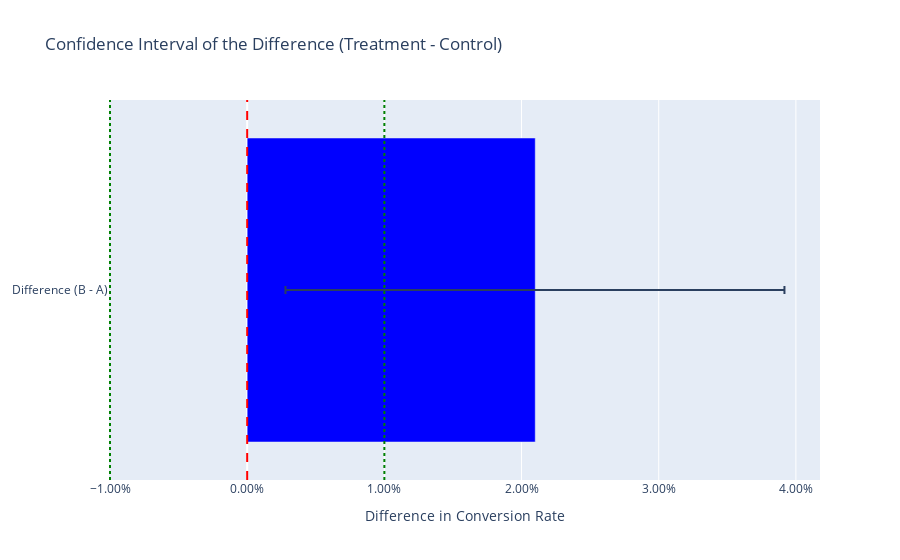

Notebook code for this chart:
### Markdown cell above
### Scenario 4: False Positive (By Chance)
- **Setup:** 10% control CVR. True lift is 0%. We run 100 tests and find one where p < 0.05 by luck.
- **Expected:** A **Type I Error (False Positive)**. This is what Alpha=0.05 means (5% of true negatives will look positive).

### Code cell
print("Running 100 simulations to find a False Positive...")
n = 2000 # Small sample size makes it more volatile
found_fp = False
for i in range(100):
    c_a, n_a = utils.generate_synthetic_data(n, 0.10)
    c_b, n_b = utils.generate_synthetic_data(n, 0.10)
    
    test_results = tester.proportion_z_test(c_a, n_a, c_b, n_b)
    
    if test_results['is_significant']:
        print(f"Found False Positive on run {i+1}!")
        run_and_print_analysis("4. False Positive (Type I Error)", n_a, n_b, c_a, c_b, mde_abs=0.01)
        found_fp = True
        break

if not found_fp:
    print("Did not find a false positive in 100 runs. This is also normal!")

### Figure 1 — Plotly figure (JSON) as saved in the notebook; plotly's stock layout.template omitted (floating-point values rounded to 4 significant figures)
{"data": [{"error_x": {"array": [0.01817], "arrayminus": [0.01821], "symmetric": false, "type": "data"}, "marker": {"color": "blue"}, "name": "95% Confidence Interval", "orientation": "h", "type": "bar", "x": [0.021], "y": ["Difference (B - A)"]}], "layout": {"shapes": [{"line": {"color": "red", "dash": "dash"}, "name": "No Effect (0.0)", "type": "line", "x0": 0, "x1": 0, "xref": "x", "y0": 0, "y1": 1, "yref": "y domain"}, {"line": {"color": "green", "dash": "dot"}, "name": "MDE (+1.0%)", "type": "line", "x0": 0.01, "x1": 0.01, "xref": "x", "y0": 0, "y1": 1, "yref": "y domain"}, {"line": {"color": "green", "dash": "dot"}, "name": "MDE (-1.0%)", "type": "line", "x0": -0.01, "x1": -0.01, "xref": "x", "y0": 0, "y1": 1, "yref": "y domain"}], "title": {"text": "Confidence Interval of the Difference (Treatment - Control)"}, "xaxis": {"tickformat": ",.2%", "title": {"text": "Difference in Conversion Rate"}}}}
